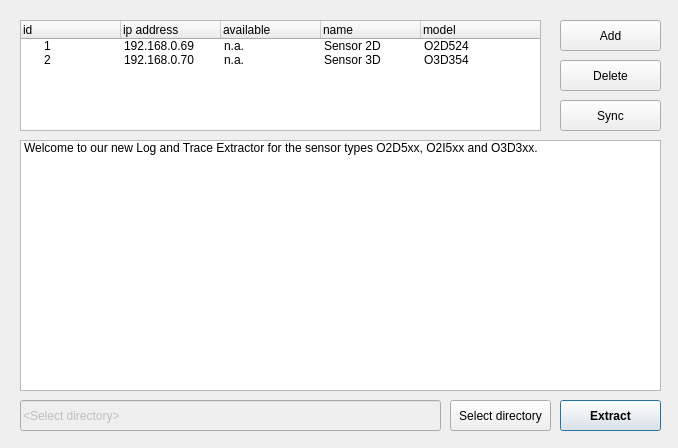
<?xml version="1.0" encoding="UTF-8"?>
<ui version="4.0">
 <class>Dialog</class>
 <widget class="QDialog" name="Dialog">
  <property name="geometry">
   <rect>
    <x>0</x>
    <y>0</y>
    <width>678</width>
    <height>448</height>
   </rect>
  </property>
  <property name="windowTitle">
   <string>ifmVision - LogTracesExtractor (O2D5, O3D3, O2I5)</string>
  </property>
  <property name="windowIcon">
   <iconset>
    <normaloff>ifm_logo.ico</normaloff>ifm_logo.ico</iconset>
  </property>
  <widget class="QPushButton" name="pushButton">
   <property name="geometry">
    <rect>
     <x>560</x>
     <y>400</y>
     <width>101</width>
     <height>31</height>
    </rect>
   </property>
   <property name="font">
    <font>
     <bold>true</bold>
    </font>
   </property>
   <property name="text">
    <string>Extract</string>
   </property>
  </widget>
  <widget class="QListWidget" name="listWidget">
   <property name="enabled">
    <bool>true</bool>
   </property>
   <property name="geometry">
    <rect>
     <x>20</x>
     <y>140</y>
     <width>641</width>
     <height>251</height>
    </rect>
   </property>
   <item>
    <property name="text">
     <string>Welcome to our new Log and Trace Extractor for the sensor types O2D5xx, O2I5xx and O3D3xx.</string>
    </property>
   </item>
  </widget>
  <widget class="QTreeWidget" name="treeWidget">
   <property name="geometry">
    <rect>
     <x>20</x>
     <y>20</y>
     <width>521</width>
     <height>111</height>
    </rect>
   </property>
   <column>
    <property name="text">
     <string>id</string>
    </property>
   </column>
   <column>
    <property name="text">
     <string>ip address</string>
    </property>
   </column>
   <column>
    <property name="text">
     <string>available</string>
    </property>
   </column>
   <column>
    <property name="text">
     <string>name</string>
    </property>
   </column>
   <column>
    <property name="text">
     <string>model</string>
    </property>
   </column>
   <item>
    <property name="text">
     <string>1</string>
    </property>
    <property name="text">
     <string>192.168.0.69</string>
    </property>
    <property name="text">
     <string>n.a.</string>
    </property>
    <property name="text">
     <string>Sensor 2D</string>
    </property>
    <property name="text">
     <string>O2D524</string>
    </property>
   </item>
   <item>
    <property name="text">
     <string>2</string>
    </property>
    <property name="text">
     <string>192.168.0.70</string>
    </property>
    <property name="text">
     <string>n.a.</string>
    </property>
    <property name="text">
     <string>Sensor 3D</string>
    </property>
    <property name="text">
     <string>O3D354</string>
    </property>
   </item>
  </widget>
  <widget class="QPushButton" name="pushButton_2">
   <property name="geometry">
    <rect>
     <x>560</x>
     <y>20</y>
     <width>101</width>
     <height>31</height>
    </rect>
   </property>
   <property name="text">
    <string>Add</string>
   </property>
  </widget>
  <widget class="QPushButton" name="pushButton_3">
   <property name="geometry">
    <rect>
     <x>560</x>
     <y>60</y>
     <width>101</width>
     <height>31</height>
    </rect>
   </property>
   <property name="text">
    <string>Delete</string>
   </property>
  </widget>
  <widget class="QToolButton" name="toolButton">
   <property name="geometry">
    <rect>
     <x>450</x>
     <y>400</y>
     <width>101</width>
     <height>31</height>
    </rect>
   </property>
   <property name="text">
    <string>Select directory</string>
   </property>
  </widget>
  <widget class="QLineEdit" name="lineEdit">
   <property name="enabled">
    <bool>false</bool>
   </property>
   <property name="geometry">
    <rect>
     <x>20</x>
     <y>400</y>
     <width>421</width>
     <height>31</height>
    </rect>
   </property>
   <property name="text">
    <string>&lt;Select directory&gt;</string>
   </property>
  </widget>
  <widget class="QPushButton" name="pushButton_4">
   <property name="geometry">
    <rect>
     <x>560</x>
     <y>100</y>
     <width>101</width>
     <height>31</height>
    </rect>
   </property>
   <property name="text">
    <string>Sync</string>
   </property>
  </widget>
 </widget>
 <resources/>
 <connections/>
</ui>
